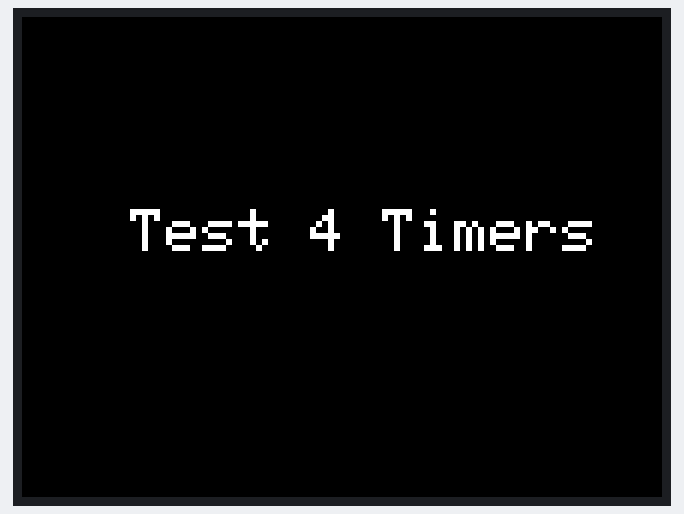
This sketch was run on a simulated ESP32. On the bench: 320×240 colour display. What the sketch prints to the serial monitor is not drawn.

Above: at 0.2 s.
At 1.75 s:
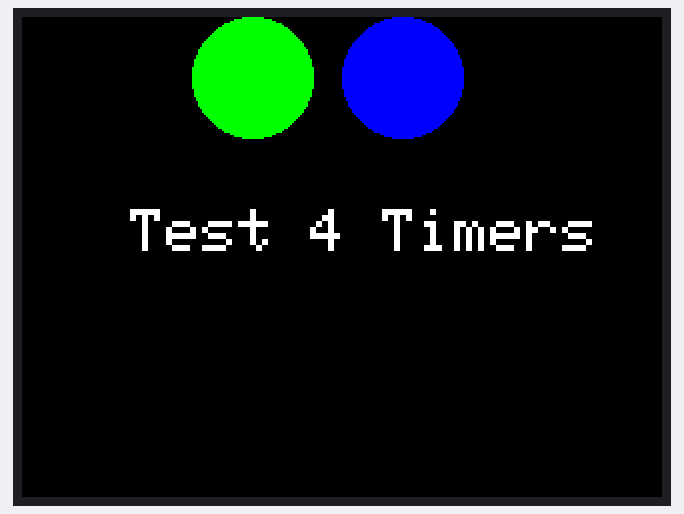
At 2.96 s:
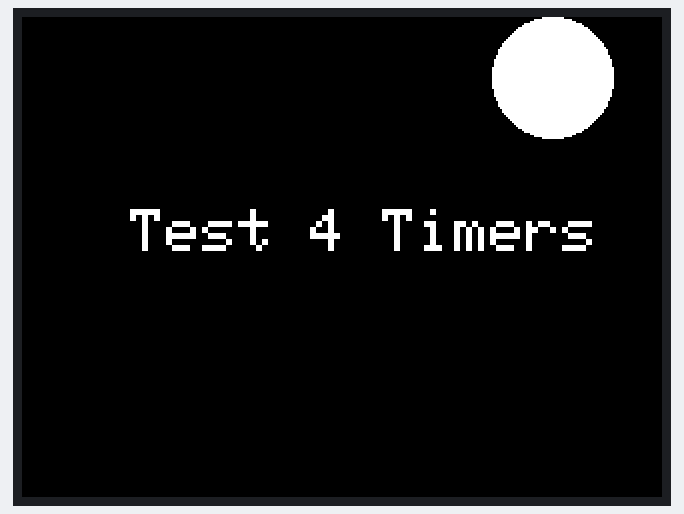
At 4.17 s:
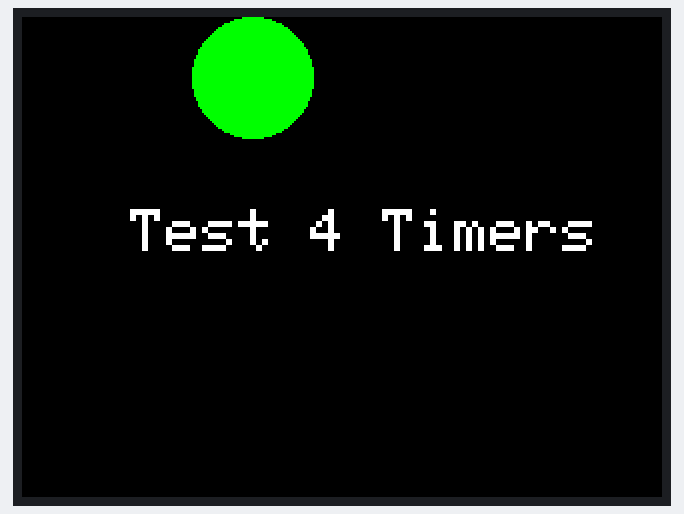
At 6.28 s:
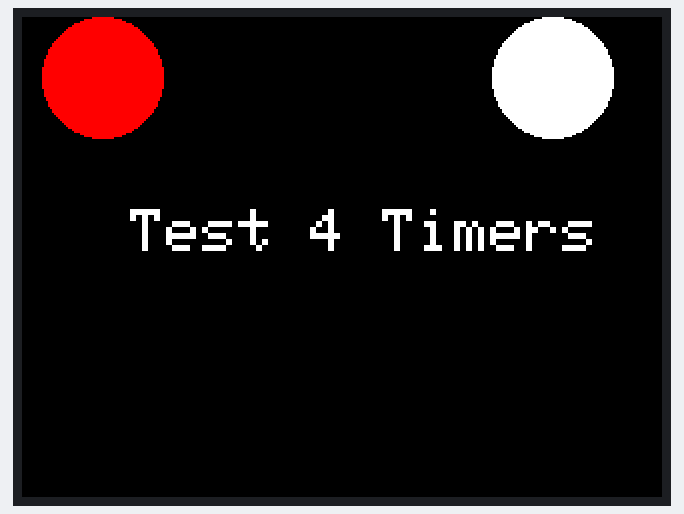
At 8.4 s:
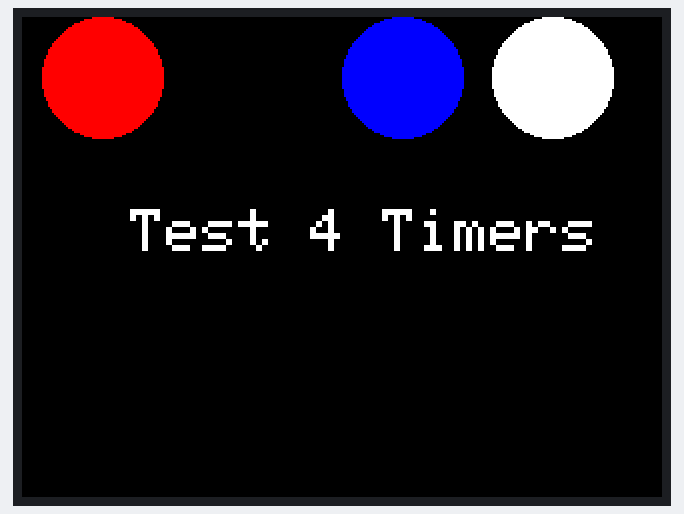

The sketch:

Ejerc_2.ino
```cpp
/* ================================== EJERCICIO 1 ======================================
 * Completar el código del programa Ejerc_2.ino utilizando funciones de Arduino para
 * configurar los 4 timers del ESP32 para que generen interrupciones periódicas de 1,
 * 2, 0.5 y 1.5 seg y que ejecuten las rutinas de atención a la interrupciones
 * ISR_Timer0, ISR_Timer1, ISR_Timer2 y ISR_Timer3. Los timers se activarán cuando se
 * pulse el botón A y se deshabilitarán cuando se pulse el botón B.
===================================================================================== */
#include <M5Stack.h>
#define x0 40
#define y0 30
#define r 30
#define x_offset_1 75
#define x_offset_2 2*x_offset_1
#define x_offset_3 3*x_offset_1

// Declarar objetos timer0, timer1, timer2 y timer3
hw_timer_t *Timer0 = NULL;
hw_timer_t *Timer1 = NULL;
hw_timer_t *Timer2 = NULL;
hw_timer_t *Timer3 = NULL;

volatile int Flag_ISR_Timer0 = 0;
volatile int Flag_ISR_Timer1 = 0;
volatile int Flag_ISR_Timer2 = 0;
volatile int Flag_ISR_Timer3 = 0;

int Flagcirc_0 = 1;
int Flagcirc_1 = 1;
int Flagcirc_2 = 1;
int Flagcirc_3 = 1;

void IRAM_ATTR ISR_Timer0(){
  Flag_ISR_Timer0 = 1;
}
void IRAM_ATTR ISR_Timer1(){
  Flag_ISR_Timer1 = 1;
}
void IRAM_ATTR ISR_Timer2(){
  Flag_ISR_Timer2 = 1;
}
void IRAM_ATTR ISR_Timer3(){
  Flag_ISR_Timer3 = 1;
}

void setup() {
  M5.begin();
  M5.Lcd.setTextSize(3);
  M5.Lcd.printf("\n\n\n\n");
  M5.Lcd.printf("   Test 4 Timers\r\n");
  Serial.begin(115200);

  Serial.println("  ");
  Serial.println("------------------------------------");
  Serial.println("Prueba 4 Timers");
  Serial.println("------------------------------------");

  // Timer 0: alarma 1s
  Timer0 = timerBegin(0, 80, true);
  timerAttachInterrupt(Timer0, &ISR_Timer0 , true);
  timerAlarmWrite(Timer0, 1000000, true);

  // Timer 1: alarma 2s
  Timer1 = timerBegin(0, 80, true);
  timerAttachInterrupt(Timer1, &ISR_Timer1, true);
  timerAlarmWrite(Timer0, 2000000, true);

  // Timer 2: alarma 0.5s
  Timer2 = timerBegin(2, 80, true);
  timerAttachInterrupt(Timer2, &ISR_Timer2 , true);
  timerAlarmWrite(Timer2, 500000, true);
  // Timer 3: alarma 1.5s
  Timer3 = timerBegin(3, 80, true);
  timerAttachInterrupt(Timer3, &ISR_Timer3 , true);
  timerAlarmWrite(Timer3, 1500000, true);

  // Habilitar alarma de los 4 timers
  timerAlarmEnable(Timer0);
  timerAlarmEnable(Timer1);
  timerAlarmEnable(Timer2);
  timerAlarmEnable(Timer3);
}

void loop() {
  // Control de pulsadores
  M5.BtnA.read();
    if(M5.BtnA.wasPressed()) {
		// Habilitar alarma
    timerStart(Timer0);
    timerStart(Timer1);
    timerStart(Timer2);
    timerStart(Timer3);

  }
  M5.BtnB.read();
    if(M5.BtnB.wasPressed()) {
       // Deshabilitar alarma
       timerStop(Timer0);
       timerStop(Timer1);
       timerStop(Timer2);
       timerStop(Timer3);

  }


  if (Flag_ISR_Timer0) {
    Serial.println("Timer 0");
    if (Flagcirc_0 == 0) {
      M5.Lcd.fillCircle(x0, y0, r, RED); // Dibujar circulo
      Flagcirc_0++;
    }
    else {
      M5.Lcd.fillCircle(x0, y0, r, BLACK); // Borrar circulo
      Flagcirc_0--;
    }
    Flag_ISR_Timer0 = 0;
  }

  if (Flag_ISR_Timer1) {
    Serial.println("       Timer 1");
    if (Flagcirc_1 == 0) {
      M5.Lcd.fillCircle(x0 + x_offset_1, y0, r, GREEN); // Dibujar circulo
      Flagcirc_1++;
    }
    else {
      M5.Lcd.fillCircle(x0 + x_offset_1, y0, r, BLACK); // Borrar circulo
      Flagcirc_1--;
    }
    Flag_ISR_Timer1 = 0;
  }

  if (Flag_ISR_Timer2) {
    Serial.println("              Timer 2");
    if (Flagcirc_2 == 0) {
      M5.Lcd.fillCircle(x0 + x_offset_2, y0, r, BLUE); // Dibujar circulo
      Flagcirc_2++;
    }
    else {
      M5.Lcd.fillCircle(x0 + x_offset_2, y0, r, BLACK); // Borrar circulo
      Flagcirc_2--;
    }
    Flag_ISR_Timer2 = 0;
  }

  if (Flag_ISR_Timer3) {
    Serial.println("                        Timer 3");
    if (Flagcirc_2 == 0) {
      M5.Lcd.fillCircle(x0 + x_offset_3, y0, r, WHITE); // Dibujar circulo
      Flagcirc_3++;
    }
    else {
      M5.Lcd.fillCircle(x0 + x_offset_3, y0, r, BLACK); // Borrar circulo
      Flagcirc_3--;
    }
    Flag_ISR_Timer3 = 0;
  }
}
```
